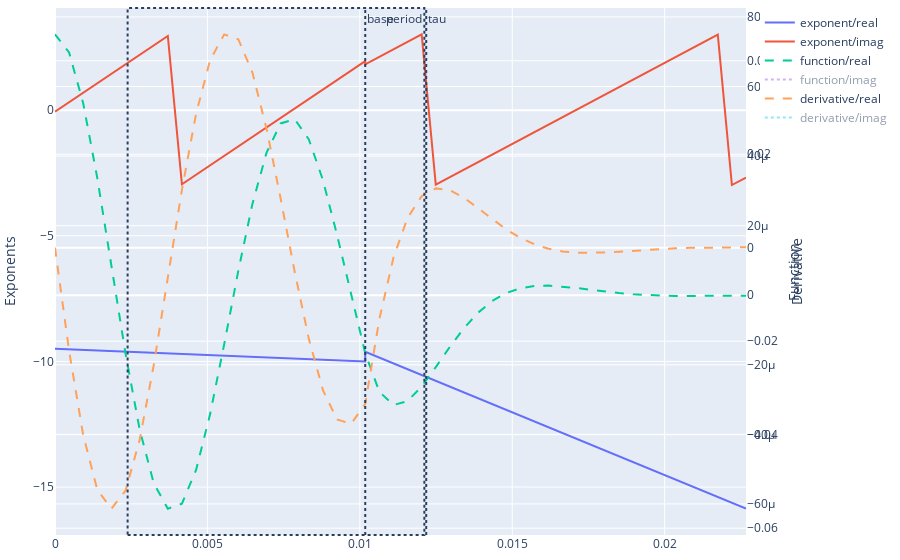

Notebook source saved alongside this figure:
### Markdown cell above
### Euler's function diagram

### Code cell
# Euler's function exponent diagram

# Figure with canvas
fig = go.Figure(**DEF_FIGURE)
fig_canvas(omega, phase, shock_t)
draw_euler(fig)
fig.show()
